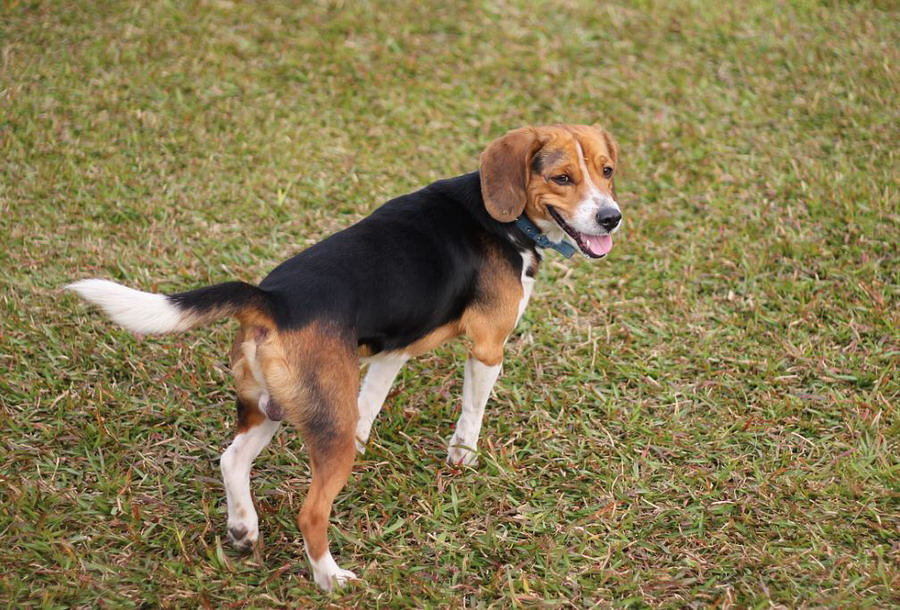
//> input picture samples/cpp/mao/1.jpg, 900 x 610 px
$ ./65_remap   (built with g++ and OpenCV 4)
//> lines starting //> are read from the running program, lines starting //| are printed output that depends on the picture

#include <stdio.h>


//---------------------------------【頭文件、命名空間包含部分】----------------------------
//		描述：包含程式所使用的頭文件和命名空間
//------------------------------------------------------------------------------------------------
#include "opencv2/highgui/highgui.hpp"
#include "opencv2/imgproc/imgproc.hpp"
#include <iostream>
using namespace cv;


//-----------------------------------【main( )函數】--------------------------------------------
//          描述：控制臺應用程式的入口函數，我們的程式從這里開始執行
//-----------------------------------------------------------------------------------------------
int main(  )
{
	//【0】變數定義
	Mat srcImage, dstImage;
	Mat map_x, map_y;

	//【1】載入原始圖
	srcImage = imread( "/home/peter/opencv-2.4.11/samples/cpp/mao/1.jpg", 1 );
//> srcImage is the input picture: 610 rows x 900 cols, CV_8UC3; mean B, G, R 80.2, 122.2, 136.2
	if(!srcImage.data ) { printf("讀取圖形錯誤，請確定目錄下是否有imread函數指定的圖形存在~！ \n"); return false; }
	imshow("原始圖",srcImage);
	moveWindow("原始圖",100, 100);

	//【2】建立和原始圖一樣的效果圖，x重映射圖，y重映射圖
	dstImage.create( srcImage.size(), srcImage.type() );
	map_x.create( srcImage.size(), CV_32FC1 );
	map_y.create( srcImage.size(), CV_32FC1 );

	//【3】雙層循環，瀏覽每一個像素點，改變map_x & map_y的值
	for( int j = 0; j < srcImage.rows;j++)
	{
		for( int i = 0; i < srcImage.cols;i++)
		{
			//改變map_x & map_y的值.
			map_x.at<float>(j,i) = static_cast<float>(i);
			map_y.at<float>(j,i) = static_cast<float>(srcImage.rows - j);
		}
	}
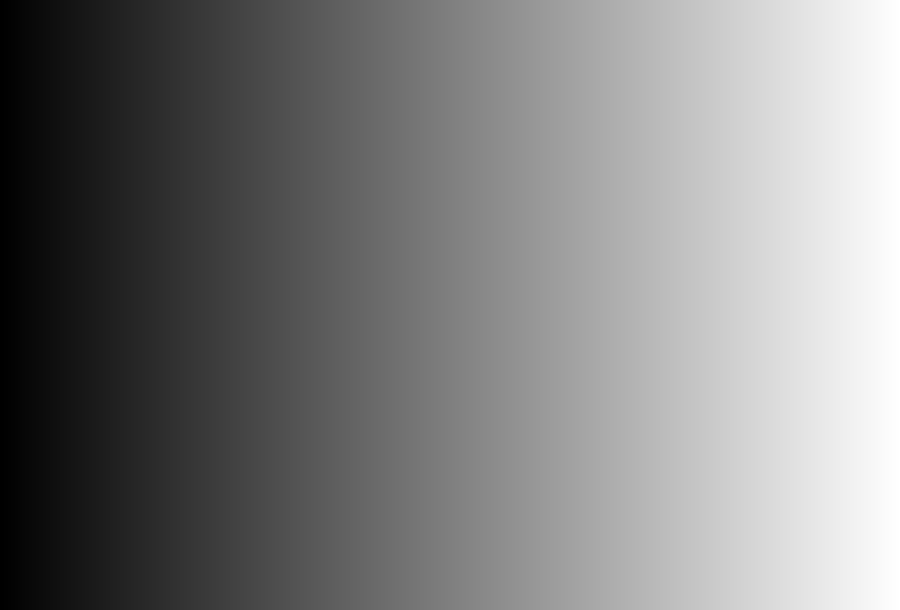
//> map_x: 610 rows x 900 cols, CV_32FC1; min 0, max 899, mean 449.5; drawn with min black and max white
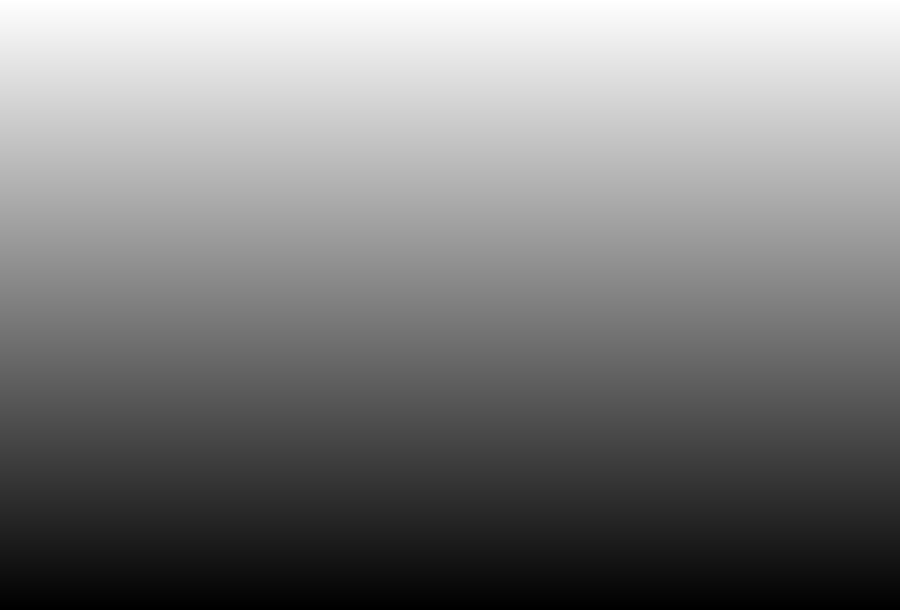
//> map_y: 610 rows x 900 cols, CV_32FC1; min 1, max 610, mean 305.5; drawn with min black and max white

	//【4】進行重映射操作
	remap( srcImage, dstImage, map_x, map_y, CV_INTER_LINEAR, BORDER_CONSTANT, Scalar(0,0, 0) );
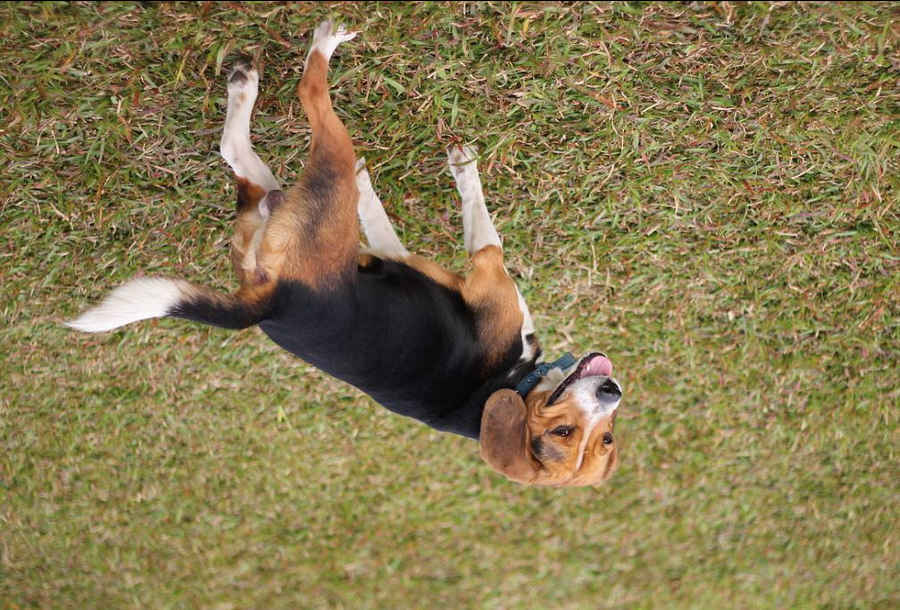
//> dstImage: 610 rows x 900 cols, CV_8UC3; mean B, G, R 80.1, 122, 135.9

	//【5】顯示效果圖
	imshow( "【程式視窗】", dstImage );
	moveWindow( "【程式視窗】", 1000,100 );
	waitKey();

	return 0;
}

$ run again, with samples/cpp/mao/2.jpg copied over samples/cpp/mao/1.jpg
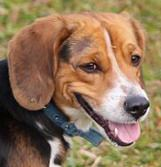
//> input picture samples/cpp/mao/2.jpg, 161 x 167 px
//> srcImage is the input picture: 167 rows x 161 cols, CV_8UC3; mean B, G, R 88.8, 116.6, 143.9
//> after the loop `for( int j = 0; j < srcImage.rows;j++)`:
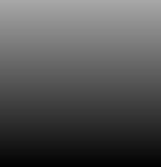
//> map_y: 167 rows x 161 cols, CV_32FC1; min 1, max 167, mean 84
//> `remap( srcImage, dstImage, map_x, map_y, CV_INTER_LINEAR, BORDER_CONST..`:
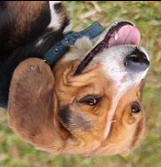
//> dstImage: 167 rows x 161 cols, CV_8UC3; mean B, G, R 88.3, 115.7, 143
